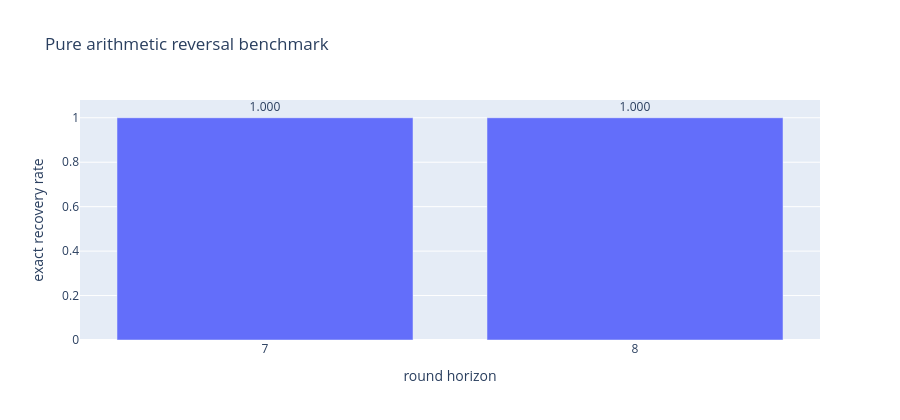

Notebook source saved alongside this figure:
### Code cell
fig_rev = go.Figure()
fig_rev.add_trace(go.Bar(
    x=bench_df["rounds"].astype(str),
    y=bench_df["recovery_rate"],
    text=[f"{v:.3f}" for v in bench_df["recovery_rate"]],
    textposition="outside",
    name="recovery rate"
))
fig_rev.update_layout(
    title="Pure arithmetic reversal benchmark",
    xaxis_title="round horizon",
    yaxis_title="exact recovery rate",
    yaxis_range=[0, 1.08],
    height=420
)
fig_rev.show()

### Figure 1 — Plotly figure (JSON) as saved in the notebook; plotly's stock layout.template omitted (floating-point values rounded to 4 significant figures)
{"data": [{"name": "recovery rate", "text": ["1.000", "1.000"], "textposition": "outside", "type": "bar", "x": ["7", "8"], "y": [1.0, 1.0]}], "layout": {"height": 420, "title": {"text": "Pure arithmetic reversal benchmark"}, "xaxis": {"title": {"text": "round horizon"}}, "yaxis": {"range": [0, 1.08], "title": {"text": "exact recovery rate"}}}}
